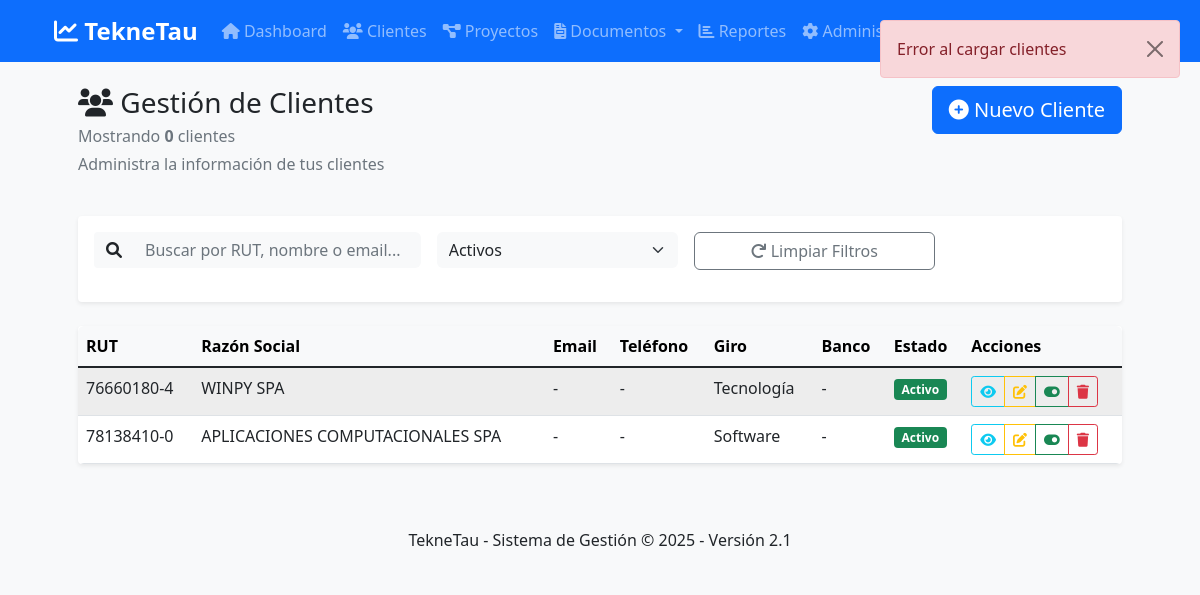
Screenshot of /clientes (signed in) with the database file from the repository.
### tables this page shows
CREATE TABLE clientes (
            id INTEGER PRIMARY KEY AUTOINCREMENT,
            rut TEXT UNIQUE,
            razon_social TEXT,
            giro TEXT,
            direccion TEXT,
            comuna TEXT,
            telefono TEXT,
            email TEXT,
            activo BOOLEAN DEFAULT 1,
            fecha_creacion TIMESTAMP DEFAULT CURRENT_TIMESTAMP
        );

### proyecto integrado/app.py (the view)
@app.route('/clientes')
@login_required
def clientes():
    bancos_chile = [
        'Banco de Chile',
        'BCI',
        'Scotiabank',
        'BBVA',
        'Santander',
        'Itaú',
        'Corpbanc',
        'Banco del Estado',
        'Banco Bice',
        'Banco Security',
        'Banco Falabella',
        'Banco Ripley',
        'Banco Consigo',
        'Banco Inbursa',
        'Banco Azteca',
        'Banco Caja Social',
        'Banco Desarrollo',
        'Banco Finterra',
        'Banco Multiva',
        'Banco PagaTodo',
        'Hsbc',
        'Deutsche Bank',
        'Rabobank',
        'Banco Crédito e Inversiones',
        'Otro'
    ]
    conn = get_db_connection()
    clientes = rows_to_dicts(conn.execute("SELECT * FROM clientes WHERE activo = 1").fetchall())
    conn.close()
    return render_template('clientes.html', clientes=clientes, bancos=sorted(bancos_chile))

### proyecto integrado/app.py (called while the page is built)
def get_db_connection():
    conn = sqlite3.connect(app.config['DATABASE'])
    conn.row_factory = sqlite3.Row
    return conn

def rows_to_dicts(rows):
    resultado = []
    for row in rows:
        if isinstance(row, sqlite3.Row):
            resultado.append({key: row[key] for key in row.keys()})
        elif isinstance(row, dict):
            resultado.append(row)
        else:
            try:
                resultado.append(dict(row))
            except Exception:
                resultado.append({'value': row})
    return resultado

def login_required(f):
    @wraps(f)
    def decorated_function(*args, **kwargs):
        if 'user_id' not in session:
            if request.path.startswith('/api/'):
                return jsonify({'error': 'No autorizado', 'login_required': True}), 401
            return redirect(url_for('login'))
        return f(*args, **kwargs)
    return decorated_function

### proyecto integrado/templates/clientes.html (shortened to what this page needs)
<!DOCTYPE html>
<html lang="es">
<head>
    <link rel="stylesheet" href="https://cdn.jsdelivr.net/npm/bootstrap@5.3.0/dist/css/bootstrap.min.css">
    <link rel="stylesheet" href="https://cdnjs.cloudflare.com/ajax/libs/font-awesome/6.4.0/css/all.min.css">
</head>
<body data-user-role="{{ session.rol }}">
    {% extends "base.html" %}
    {% block content %}
    <div class="container-fluid">
        <div class="row mb-4">
            <div class="col-md-8">
                <h1 class="h3 mb-0">
                    <i class="fas fa-users"></i> Gestión de Clientes
                </h1>
                <p class="text-muted mt-1 mb-0">Mostrando <strong id="clientesCount">0</strong> clientes</p>
                <p class="text-muted mt-1">Administra la información de tus clientes</p>
            </div>
            <div class="col-md-4 text-end">
                {% if session.rol in ['admin', 'usuario'] %}
                <button class="btn btn-primary btn-lg" data-bs-toggle="modal" data-bs-target="#modalClienteNuevo">
                    <i class="fas fa-plus-circle"></i> Nuevo Cliente
                </button>
                {% endif %}
            </div>
        </div>
        <div class="card shadow-sm mb-4 border-0">
            <div class="card-body">
                <div class="row g-3">
                    <div class="col-md-4">
                        <div class="input-group">
                            <span class="input-group-text bg-light border-0">
                                <i class="fas fa-search"></i>
                            </span>
                            <input type="text" id="buscarCliente" class="form-control border-0 bg-light"
                                   placeholder="Buscar por RUT, nombre o email...">
                        </div>
                    </div>
                    <div class="col-md-3">
                        <select id="filtroEstado" class="form-select bg-light border-0">
                            <option value="activo" selected>Activos</option>
                        </select>
                    </div>
                    <div class="col-md-3">
                        <button class="btn btn-outline-secondary w-100" onclick="limpiarFiltros()">
                            <i class="fas fa-redo"></i> Limpiar Filtros
                        </button>
                    </div>
                </div>
                <div id="clientesDebug" class="px-4 pb-3"></div>
            </div>
        </div>
        <div class="card shadow-sm border-0">
            <div class="table-responsive">
                <table class="table table-hover table-striped mb-0" id="tablaClientes">
                    <thead class="table-light">
                        <tr>
                            <th class="fw-600">RUT</th>
                            <th class="fw-600">Razón Social</th>
                            <th class="fw-600">Email</th>
                            <th class="fw-600">Teléfono</th>
                            <th class="fw-600">Giro</th>
                            <th class="fw-600">Banco</th>
                            <th class="fw-600">Estado</th>
                            <th class="fw-600">Acciones</th>
                        </tr>
                    </thead>
                    <tbody id="cuerpoTablaClientes">
                        {% for cliente in clientes %}
                        <tr>
                            <td class="fw-500">{{ cliente.rut }}</td>
                            <td>{{ cliente.razon_social }}</td>
                            <td>{{ cliente.email or '-' }}</td>
                            <td>{{ cliente.telefono or '-' }}</td>
                            <td>{{ cliente.giro or '-' }}</td>
                            <td>{{ cliente.banco or '-' }}</td>
                            <td>{% if cliente.activo == 1 or cliente.activo == True %}<span class="badge bg-success">Activo</span>{% else %}<span class="badge bg-secondary">Inactivo</span>{% endif %}</td>
                            <td>
                                <div class="btn-group btn-group-sm" role="group">
                                    <button type="button" class="btn btn-outline-info" data-action="ver" data-rut="{{ cliente.rut }}" onclick="verCliente('{{ cliente.rut }}'); return false;" title="Ver"><i class="fas fa-eye"></i></button>
                                    <button type="button" class="btn btn-outline-warning" data-action="editar" data-rut="{{ cliente.rut }}" onclick="editarCliente('{{ cliente.rut }}'); return false;" title="Editar"><i class="fas fa-edit"></i></button>
                                    <button type="button" class="btn btn-outline-success" data-action="toggle" data-rut="{{ cliente.rut }}" onclick="toggleEstado('{{ cliente.rut }}'); return false;" title="{% if cliente.activo == 1 or cliente.activo == True %}Desactivar{% else %}Activar{% endif %}"><i class="fas fa-toggle-{% if cliente.activo == 1 or cliente.activo == True %}on{% else %}off{% endif %}"></i></button>
                                    <button type="button" class="btn btn-outline-danger" data-action="eliminar" data-rut="{{ cliente.rut }}" onclick="eliminarCliente('{{ cliente.rut }}'); return false;" title="Eliminar"><i class="fas fa-trash"></i></button>
                                </div>
                            </td>
                        </tr>
                        {% endfor %}
                    </tbody>
                </table>
            </div>
        </div>
    </div>
    {% endblock %}

### proyecto integrado/static/css/style.css (style rules this page uses)
:root { --primary-color: #2c3e50; --secondary-color: #3498db; --success-color: #27ae60; --warning-color: #f39c12; --danger-color: #e74c3c; --nc-color: #27ae60; --nd-color: #f39c12; }
body { background-color: #f8f9fa; font-family: 'Segoe UI', Tahoma, Geneva, Verdana, sans-serif; }
.card { box-shadow: 0 0.125rem 0.25rem rgba(0, 0, 0, 0.075); border: 1px solid rgba(0, 0, 0, 0.125); margin-bottom: 1.5rem; }
.table th { border-top: none; font-weight: 600; background-color: #f8f9fa; }
.btn { border-radius: 0.375rem; font-weight: 500; }
.table-responsive { border-radius: 0.375rem; }
.table-striped tbody tr:nth-of-type(odd) { background-color: rgba(0, 0, 0, 0.02); }
.form-control, .form-select { border-radius: 0.375rem; border: 1px solid #ced4da; }

### rows the page displays
clientes: rut "76660180-4", razon_social "WINPY SPA", email "-", telefono "-", giro "Tecnología", banco "-", activo "Activo"
clientes: rut "78138410-0", razon_social "APLICACIONES COMPUTACIONALES SPA", email "-", telefono "-", giro "Software", banco "-", activo "Activo"
